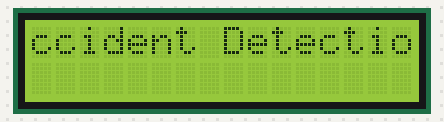
Bench run of a sketch on a simulated Arduino Uno, built with avr-gcc and run on an emulated ATmega328P. On the bench: 16×2 character LCD.

Above: at 1.24 s.
At 3.34 s:
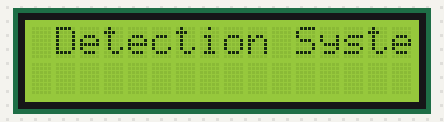
At 5.45 s:
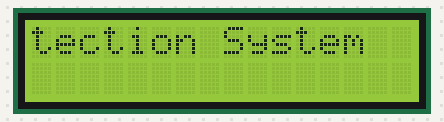
At 9.66 s:
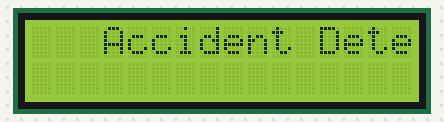
At 13.88 s:
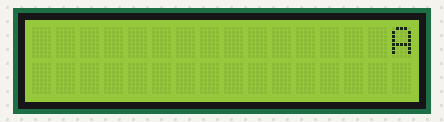
At 18.3 s:
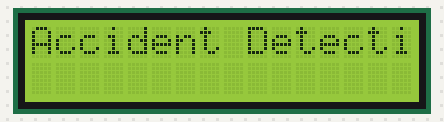

The sketch:

lcd_interface.ino
```cpp
 #include<Wire.h>
 #include<LiquidCrystal_I2C.h>


  LiquidCrystal_I2C lcd(0x27, 2,1,0,4,5,6,7,3, POSITIVE);
void setup() {
  // put your setup code here, to run once:
  lcd.begin(16,2);
  lcd.clear();
  lcd.println("Accident Detection System");

  delay(1000);


}

void loop() {
  // scroll 13 positions (string length) to the left
  // to move it offscreen left:
  for (int positionCounter = 0; positionCounter < 13; positionCounter++) {
    // scroll one position left:
    lcd.scrollDisplayLeft();
    // wait a bit:
    delay(300);
  }

  // scroll 29 positions (string length + display length) to the right
  // to move it offscreen right:
  for (int positionCounter = 0; positionCounter < 29; positionCounter++) {
    // scroll one position right:
    lcd.scrollDisplayRight();
    // wait a bit:
    delay(300);
  }

  // scroll 16 positions (display length + string length) to the left
  // to move it back to center:
  for (int positionCounter = 0; positionCounter < 16; positionCounter++) {
    // scroll one position left:
    lcd.scrollDisplayLeft();
    // wait a bit:
    delay(300);
  }

  // delay at the end of the full loop:
  delay(1000);

}
```

Measured:
- by itself, everything shown: repeats every 18.5 s, in 58 steps
- what the display in image 5 shows lasts 1.3 s, from 18.2 s to 19.5 s
